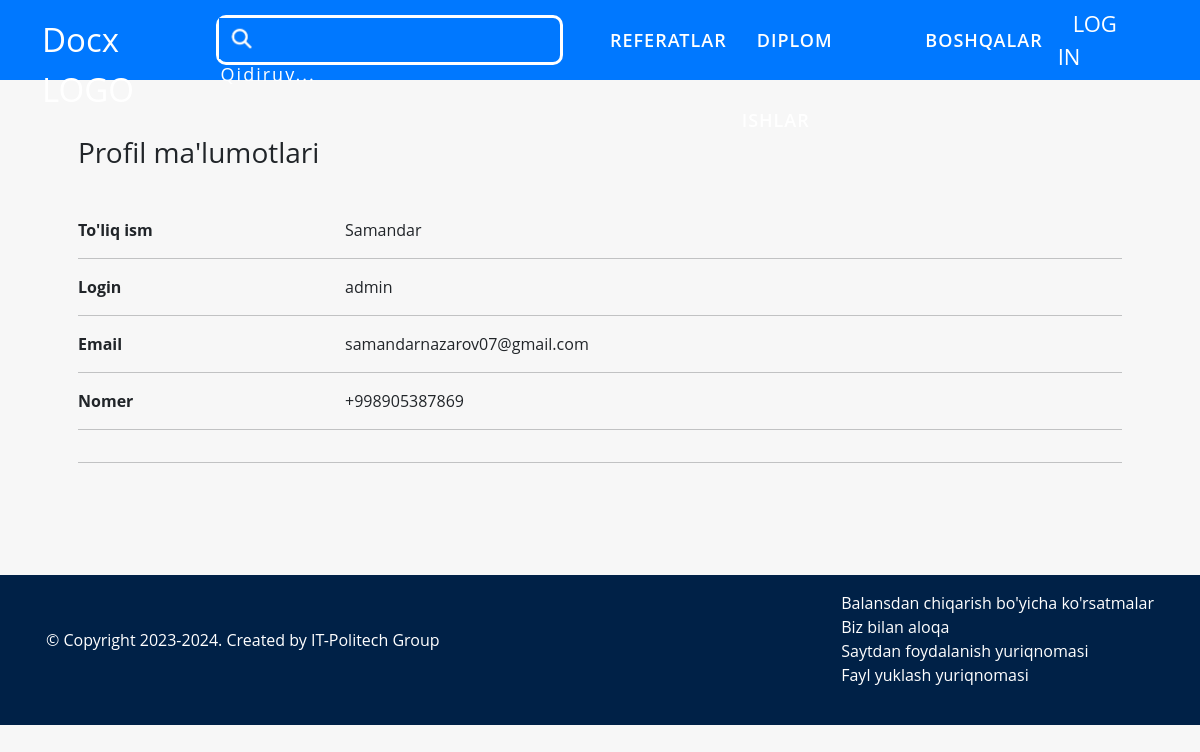
The page /users/profile/admin on the database as committed earlier.
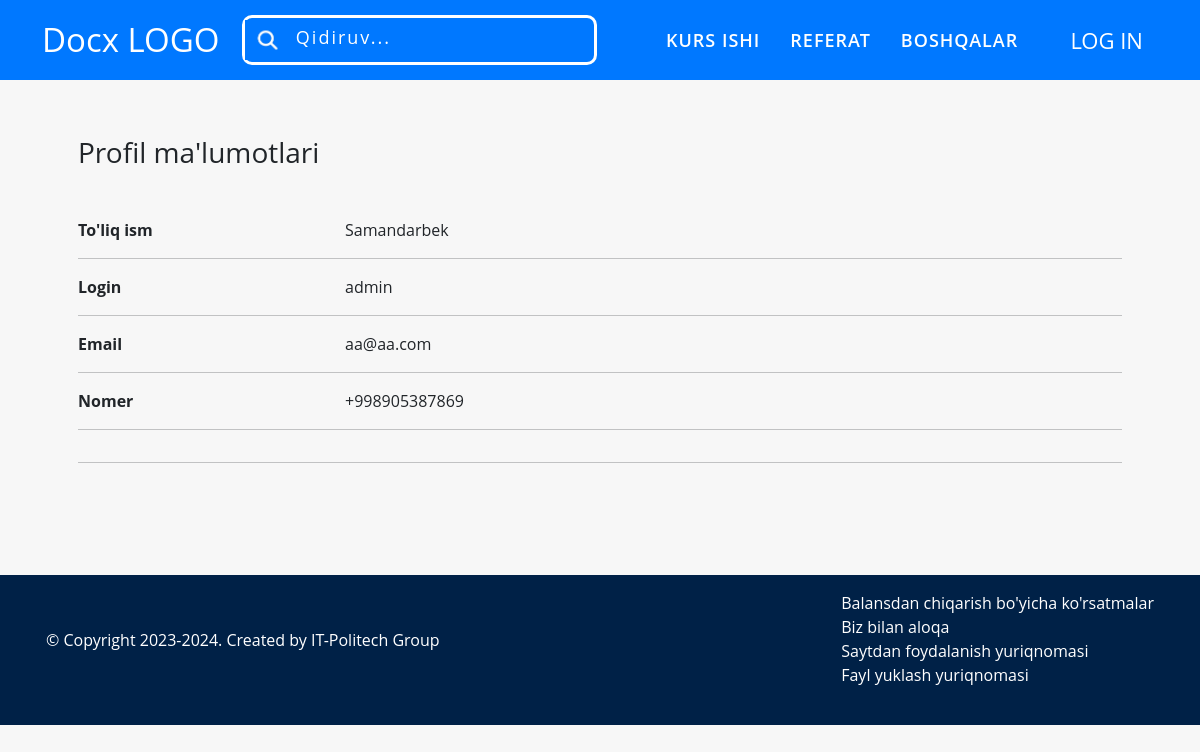
The same page on the database as committed later.
### products/models.py (models this page shows, shortened)
class Category(models.Model):
    name = models.CharField( max_length=150)
    class Meta:
        verbose_name = "category"
        verbose_name_plural = "categorys"

### users/models.py (models this page shows, shortened)
class CustomUser(AbstractUser):
    username = models.CharField(max_length=150, unique=True)
    phone_number = models.CharField(max_length=15)

### users/views.py (the view)
# urls.py: path('profile/<str:username>',ProfileView.as_view(), name='profile'),
class ProfileView(View):
    def get(self,request, username):
        user = get_object_or_404(CustomUser,username=username)
        return render(request, 'profile.html',{'customuser':user})

### myapp/views.py (called while the page is built)
def for_all_pages(request):
    category = Category.objects.all()
    science = CategoryScience.objects.all()
    return {"category":category, "science":science}

### templates/profile.html (shortened to what this page needs)
{% extends "base.html" %}
{% load static %}
{% block content %}
<div class="container p-5 mb-5">
    <h3 class='mt-2 mb-5'>Profil ma'lumotlari</h3>
    <div class="row mt-5">
        <div class="col-sm-3"><strong>To'liq ism</strong></div>
        <div class="col-sm-9">{{ customuser.first_name }}</div>
    </div>
    <hr>
    <div class="row">
        <div class="col-sm-3"><strong>Login</strong></div>
        <div class="col-sm-9">{{ customuser.username }}</div>
    </div>
    <hr>
    <div class="row">
        <div class="col-sm-3"><strong>Email</strong></div>
        <div class="col-sm-9"> {{ customuser.email }} </div>
    </div>
    <hr>
    <div class="row">
        <div class="col-sm-3"><strong>Nomer</strong></div>
        <div class="col-sm-9"> {{ customuser.phone_number }} </div>
    </div>
    <hr>
    <hr>
</div>
{% endblock content %}

### templates/base.html (shortened to what this page needs)
{% load static %}
<!DOCTYPE html>
<html lang="en">
<head>
    <link rel="stylesheet" href="{% static "css/bootstrap.css" %}">
    <link rel="stylesheet" href="{% static "css/main.css" %}">
</head>
<body>
    <div>
        <nav class="navbar-top">
            <div class="container">
                <div class="navbar-box-top">
                    <a href='{% url "main:index" %}' class="link-h2">Docx LOGO</a>
                    <div class="cont-nav-center-box">
                        <form method="GET" class="search-input">
                            <button type='submit'><img src="{% static 'img/Remove-bg.ai_1721827232078.png' %}"></button>
                            <input type="text" name="q" placeholder="Qidiruv...">
                        </form>
                    </div>
                    <div class="navbar-box-bottom">
                        <ul>
                            {% for i in category %}
                                {% if forloop.counter <= 2 %}
                                    <li><a href="{% url 'main:categoryFilter' i.pk %}">{{ i.name }}</a></li>
                                {% endif %}
                            {% endfor %}
                            <li class="vse"><a href="#">Boshqalar</a>
                            </li>
                        </ul>
                    </div>
                    <div class='profile-nav'>
                        {% if request.user.is_authenticated %}
                            <a href="{% url "users:profile" request.user  %}"><img src="{% static 'img/user.png' %}"></a>
                            <a href="{% url "logout" %}">LOG OUT</a>
                        {% else %}
                            <a href="{% url "login" %}">LOG IN</a>
                        {% endif %}
                    </div>
                </div>
            </div>
        </nav>
    </div>
    <div>{% block content %}{% endblock content %}</div>
    <div>
        <footer>
            <div class="container p-3 d-flex justify-content-between">
                <div class="left">
                    <h6>&copy; Copyright 2023-2024. Created by IT-Politech Group</h6>
                </div>
                <div class="right">
                    <ul>
                        <li><a href="#">Balansdan chiqarish bo'yicha ko'rsatmalar</a></li>
                        <li><a href="#">Biz bilan aloqa</a></li>
                        <li><a href="#">Saytdan foydalanish yuriqnomasi</a></li>
                        <li><a href="#">Fayl yuklash yuriqnomasi</a></li>
                    </ul>
                </div>
            </div>
        </footer>
    </div>
</body>
</html>

Rows that differ between the two databases and show on the page:
changed Category: name "REFERATLAR" → "KURS ISHI"
changed Category: name "DIPLOM ISHLAR" → "REFERAT"
changed CustomUser "admin": first_name "Samandar" → "Samandarbek"; email "samandarnazarov07@gmail.com" → "aa@aa.com"
